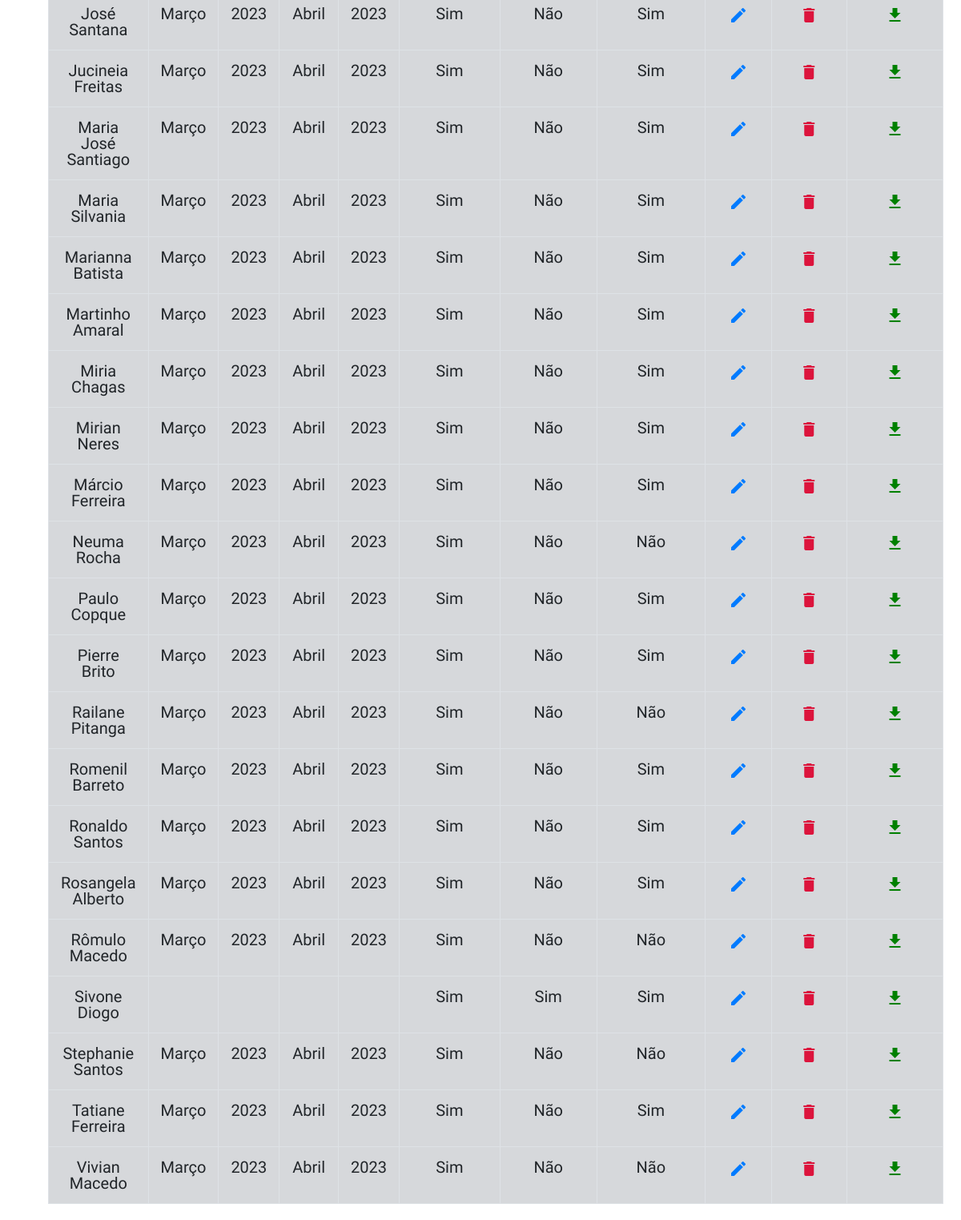
Page /publicadores/ (lower part) on the earlier database version.
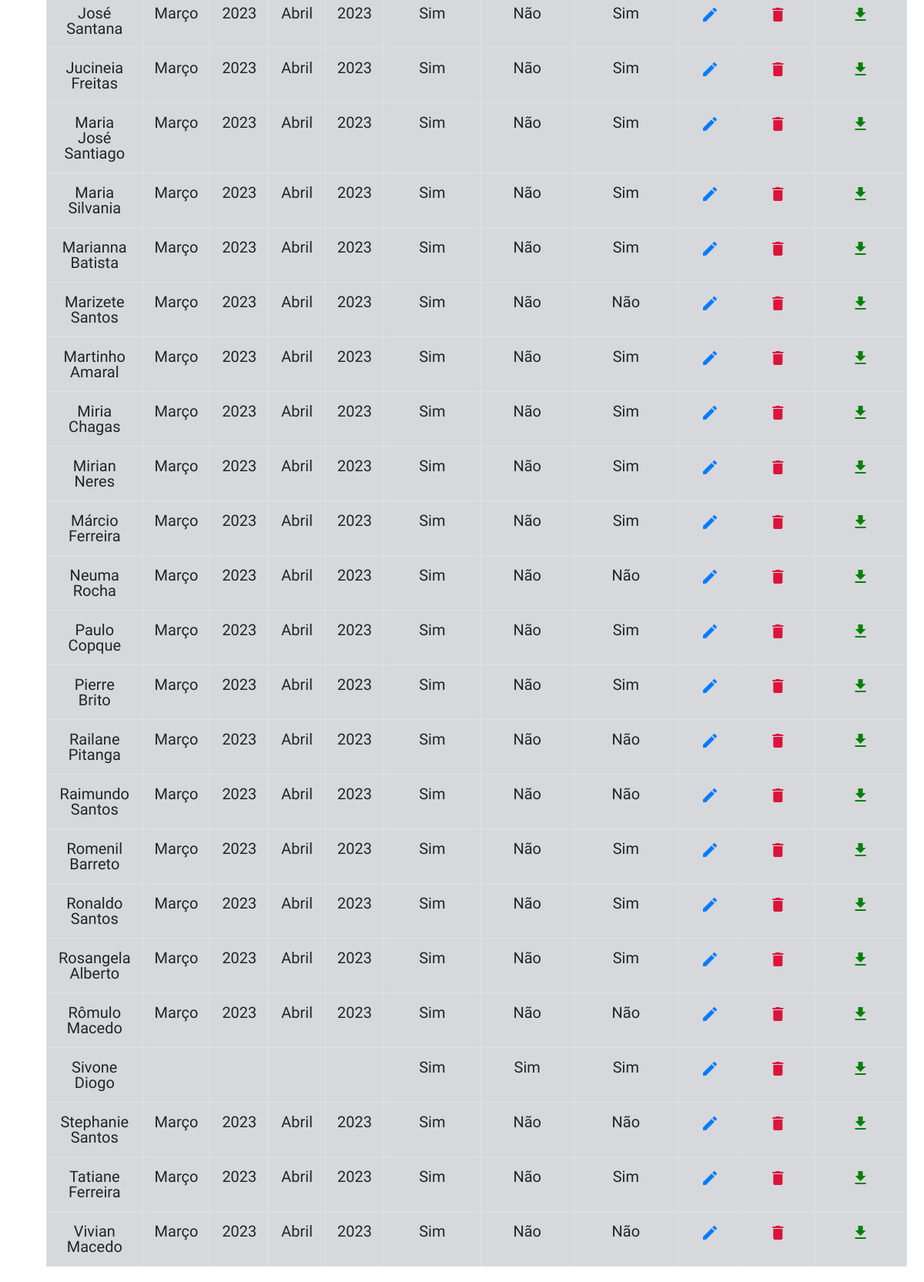
Same page on the later database version.
### gerenciamento/models.py (models this page shows)
class Gerais(models.Model):
    nome = models.CharField(max_length=60, blank=True, null=True,)
    aprovado =  models.CharField(max_length=60, blank=True, null=True, choices=APROVADO)
    anunciado =  models.CharField(max_length=60, blank=True, null=True, choices=ANUNCIADO)
    mês_Inicial =  models.CharField(max_length=60, blank=True, null=True, choices=MESES)
    mês_Final =  models.CharField(max_length=60, blank=True, null=True, choices=MESES)
    ano_Inicial = models.IntegerField(blank=True, null=True, verbose_name='Ano')
    ano_Final = models.IntegerField(blank=True, null=True, verbose_name='Ano')
    tempo_indeterminado = models.CharField(max_length=60, blank=True, null=True, choices=TEMPO)
    data = models.DateField(blank=True, null=True)

### gerenciamento/views.py (the view)
# urls.py: path('publicadores/', views.publicadores),
def publicadores(request):
    if request.method == 'POST':
        form1 = Form_Gerais(request.POST)
        if form1.is_valid() :
            form1.save()
            messages.info(request, 'Inserido com sucesso')
            form1 = Form_Gerais()
    else:
        form1 = Form_Gerais()
    nome_filtro = request.GET.get('nome')
    anunciado_filtro = request.GET.get('anunciado')
    anciãos = Comissão.objects.all()
    if nome_filtro:
        gerais = Gerais.objects.filter(nome__icontains=nome_filtro)
    elif anunciado_filtro:
        gerais = Gerais.objects.filter(anunciado__icontains=anunciado_filtro)
    else:
        gerais = Gerais.objects.order_by('nome').all()
    context = {
        'form1': form1,
        'gerais': gerais,
        'anciãos': anciãos,
    }
    return render(request, 'cp/publicadores.html', context)

### templates/cp/publicadores.html (shortened to what this page needs)
{% extends 'base.html' %}
{% load crispy_forms_tags %}
{% block content %}
<div class="container">
    <br>
        <br>
        <br>
   <table  class="table table-hover table-bordered table-secondary" >
     <tbody>
          {% for a in gerais %}
         <tr>
           <td width="180%">{{ a.nome|default_if_none:"&nbsp;" }}</td>
           <td>{{ a.mês_Inicial|default_if_none:"&nbsp;" }}</td>
           <td>{{ a.ano_Inicial|default_if_none:"&nbsp;" }}</td>
           <td>{{ a.mês_Final|default_if_none:"&nbsp;" }}</td>
           <td>{{ a.ano_Final|default_if_none:"&nbsp;" }}</td>
           <td>{{ a.aprovado|default_if_none:"&nbsp;" }}</td>
           <td >{{ a.tempo_indeterminado|default_if_none:"&nbsp;" }}</td>
           <td>{{ a.anunciado|default_if_none:"&nbsp;" }}</td>
           <td><a href="/editar_lista/{{a.id}}"><i class="material-icons" data-md-tooltip="Editar">edit</i></a></td>
           <td><a href="/deletar_publicador/{{a.id}}"><i class="material-icons" style=color:crimson data-md-tooltip="Apagar">delete</i></a></td>
           <td><a href="/petição/{{a.id}}"><i class="material-icons" style=color:green data-md-tooltip="Petição">download</i></a></td>
        </tr>
        {% endfor %}
       </tbody>
     </table>
</div>
</div>
{% endblock %}

### templates/base.html (shortened to what this page needs)
{% load static %}
<!DOCTYPE html>
<html lang="pt-br">
  <head>
    <link rel="stylesheet" href="https://stackpath.bootstrapcdn.com/bootstrap/4.1.3/css/bootstrap.min.css">
    <link rel="stylesheet" href="https://fonts.sandbox.google.com/css2?family=Material+Symbols+Outlined:opsz,wght,FILL,GRAD@48,400,0,0" />
    <link rel="stylesheet" type="text/css" href="{% static 'css/style.css' %}">
    <link rel="stylesheet" type="text/js" href="{% static 'js/scripts.js' %}">
  </head>
  <br>
    <body>
    <div class="container">
        {% block content %} {% endblock %}
  </body>
</html>

### static/css/style.css (style rules this page uses)
* { font-family: 'Roboto Condensed', sans-serif; font-size: 20px; font-weight: 400; line-height: 100%; }
table { text-align: center; }

Differences in the rows shown:
added Gerais: nome "Marizete Santos", mês_Inicial "Março", ano_Inicial "2023", mês_Final "Abril", ano_Final "2023", aprovado "Sim", tempo_indeterminado "Não", anunciado "Não"
added Gerais: nome "Raimundo Santos", mês_Inicial "Março", ano_Inicial "2023", mês_Final "Abril", ano_Final "2023", aprovado "Sim", tempo_indeterminado "Não", anunciado "Não"
